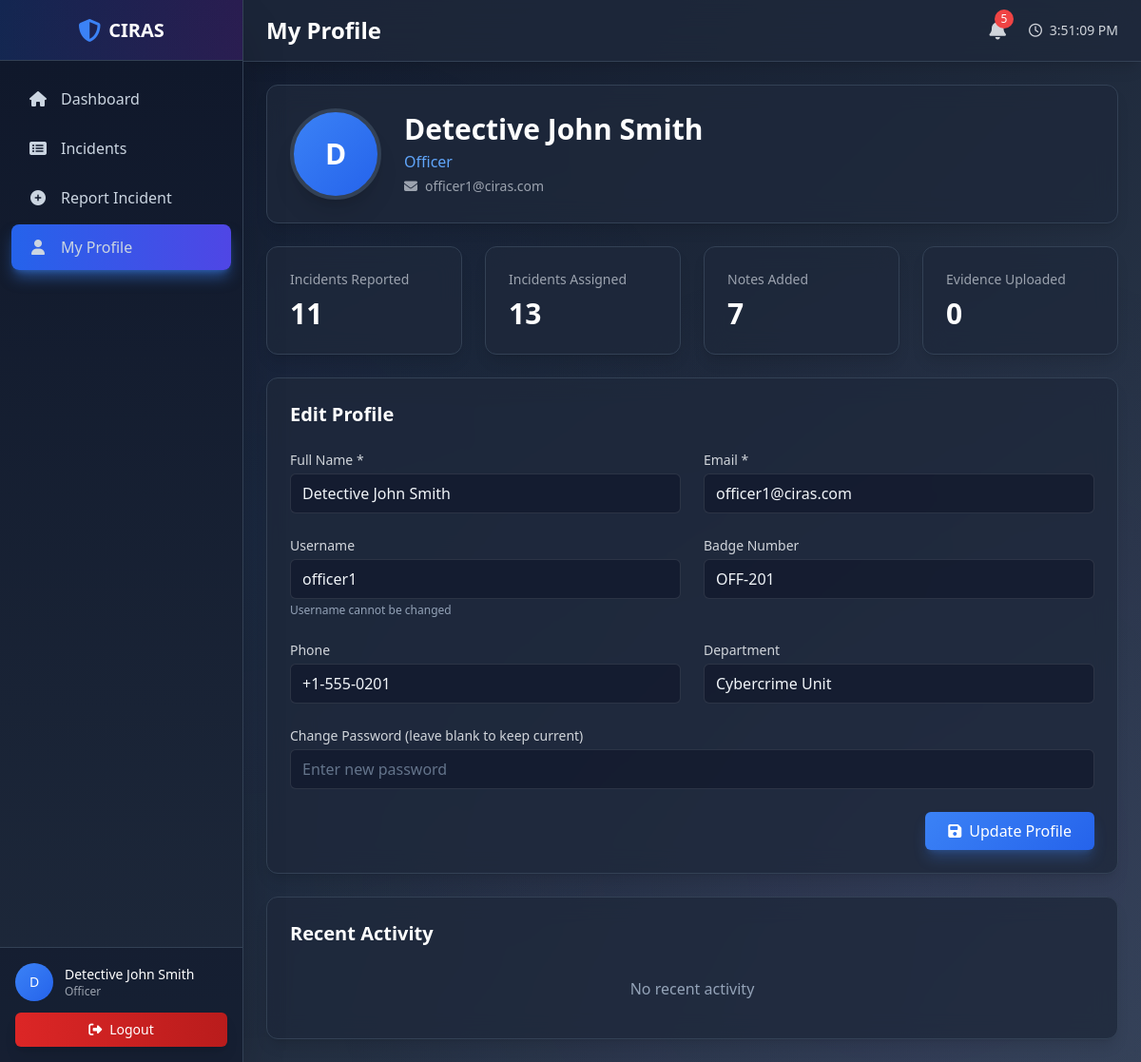
The app's page /profile.php (signed in) with its own data.
### tables this page shows
CREATE TABLE IF NOT EXISTS `users` (
  `user_id` int(11) NOT NULL AUTO_INCREMENT,
  `username` varchar(100) NOT NULL,
  `email` varchar(255) NOT NULL,
  `password_hash` varchar(255) NOT NULL,
  `full_name` varchar(255) NOT NULL,
  `badge_number` varchar(50) DEFAULT NULL,
  `phone` varchar(20) DEFAULT NULL,
  `role_id` int(11) NOT NULL,
  `department` varchar(100) DEFAULT NULL,
  `is_active` tinyint(1) NOT NULL DEFAULT 1,
  `last_login` datetime DEFAULT NULL,
  `created_at` timestamp NOT NULL DEFAULT CURRENT_TIMESTAMP,
  `updated_at` timestamp NOT NULL DEFAULT CURRENT_TIMESTAMP ON UPDATE CURRENT_TIMESTAMP,
  PRIMARY KEY (`user_id`),
  UNIQUE KEY `username` (`username`),
  UNIQUE KEY `email` (`email`),
  KEY `role_id` (`role_id`),
  CONSTRAINT `users_ibfk_1` FOREIGN KEY (`role_id`) REFERENCES `user_roles` (`role_id`)
);

CREATE TABLE IF NOT EXISTS `user_roles` (
  `role_id` int(11) NOT NULL AUTO_INCREMENT,
  `role_name` varchar(50) NOT NULL,
  `role_description` text,
  `created_at` timestamp NOT NULL DEFAULT CURRENT_TIMESTAMP,
  PRIMARY KEY (`role_id`),
  UNIQUE KEY `role_name` (`role_name`)
);

### includes/auth.php (called while the page is built, shortened)
<?php
require_once __DIR__ . '/db.php';
require_once __DIR__ . '/functions.php';
$userId = $_SESSION['user_id'];
$stmt = $pdo->prepare("
    SELECT u.*, ur.role_name
    FROM users u
    INNER JOIN user_roles ur ON u.role_id = ur.role_id
    WHERE u.user_id = ? AND u.is_active = 1
");
$stmt->execute([$userId]);
$currentUser = $stmt->fetch();

### includes/functions.php (called while the page is built, shortened)
<?php
function getUnreadNotificationCount($pdo, $userId) {
    $stmt = $pdo->prepare("SELECT COUNT(*) as count FROM notifications WHERE user_id = ? AND is_read = 0");
    $stmt->execute([$userId]);
    $result = $stmt->fetch();
    return $result['count'] ?? 0;
}
function hasPermission($pdo, $userId, $permissionName) {
    $stmt = $pdo->prepare("
        SELECT ur.role_name
        FROM users u
        INNER JOIN user_roles ur ON u.role_id = ur.role_id
        WHERE u.user_id = ?
    ");
    $stmt->execute([$userId]);
    $roleName = $stmt->fetchColumn();
    $matrix = [
        'Admin' => [
            'create_incident', 'edit_any_incident', 'delete_incident',
            'view_all_incidents', 'view_incidents',
            'upload_evidence', 'assign_cases',
            'generate_reports', 'manage_users'
        ],
        'Officer' => [
            'create_incident', 'edit_assigned_incident',
            'view_assigned_incidents', 'view_incidents',
            'upload_evidence'
        ],
        'Analyst' => [
            'view_all_incidents', 'view_incidents',
            'generate_reports'
        ],
        'Viewer' => [
            'create_incident', 'view_my_incidents', 'view_incidents'
        ]
    ];
    $permissions = $matrix[$roleName] ?? [];
    return in_array($permissionName, $permissions);
}

### profile.php (the view, shortened to what this page needs)
<?php
$pageTitle = 'My Profile';
require_once __DIR__ . '/includes/header.php';
require_once __DIR__ . '/includes/sidebar.php';
$stmt = $pdo->prepare("
    SELECT
        (SELECT COUNT(*) FROM incidents WHERE reported_by = ?) as incidents_reported,
        (SELECT COUNT(*) FROM incidents WHERE assigned_to = ?) as incidents_assigned,
        (SELECT COUNT(*) FROM investigation_notes WHERE user_id = ?) as notes_added,
        (SELECT COUNT(*) FROM incident_evidence WHERE collected_by = ?) as evidence_uploaded
");
$stmt->execute([$currentUser['user_id'], $currentUser['user_id'], $currentUser['user_id'], $currentUser['user_id']]);
$stats = $stmt->fetch();
$stmt = $pdo->prepare("
    SELECT action_type, action_description, created_at
    FROM audit_logs
    WHERE user_id = ?
    ORDER BY created_at DESC
    LIMIT 10
");
$stmt->execute([$currentUser['user_id']]);
$recentActivity = $stmt->fetchAll();
?>
<div class="max-w-4xl mx-auto space-y-6">
    <div class="bg-slate-800/80 backdrop-blur-md rounded-xl shadow-lg p-6 border border-slate-700">
        <div class="flex items-center space-x-6">
            <div class="h-24 w-24 rounded-full bg-blue-600 flex items-center justify-center border-4 border-slate-700 shadow-xl">
                <span class="text-3xl font-bold text-white"><?php echo strtoupper(substr($currentUser['full_name'], 0, 1)); ?></span>
            </div>
            <div>
                <h1 class="text-3xl font-bold text-white"><?php echo htmlspecialchars($currentUser['full_name']); ?></h1>
                <p class="text-blue-400 mt-1 font-medium"><?php echo htmlspecialchars($currentUser['role_name']); ?></p>
                <p class="text-sm text-gray-400 mt-1 flex items-center">
                    <i class="fas fa-envelope mr-2"></i><?php echo htmlspecialchars($currentUser['email']); ?>
                </p>
            </div>
        </div>
    </div>
    <div class="grid grid-cols-1 md:grid-cols-<?php echo ($currentUser['role_name'] === 'Viewer') ? '1' : '4'; ?> gap-6">
        <div class="bg-slate-800/80 backdrop-blur-md rounded-xl shadow-lg p-6 border border-slate-700 hover:border-blue-500/50 transition-all">
            <p class="text-gray-400 text-sm font-medium">Incidents Reported</p>
            <p class="text-3xl font-bold text-white mt-2"><?php echo $stats['incidents_reported']; ?></p>
        </div>
        <?php if ($currentUser['role_name'] !== 'Viewer'): ?>
        <div class="bg-slate-800/80 backdrop-blur-md rounded-xl shadow-lg p-6 border border-slate-700 hover:border-blue-500/50 transition-all">
            <p class="text-gray-400 text-sm font-medium">Incidents Assigned</p>
            <p class="text-3xl font-bold text-white mt-2"><?php echo $stats['incidents_assigned']; ?></p>
        </div>
        <div class="bg-slate-800/80 backdrop-blur-md rounded-xl shadow-lg p-6 border border-slate-700 hover:border-blue-500/50 transition-all">
            <p class="text-gray-400 text-sm font-medium">Notes Added</p>
            <p class="text-3xl font-bold text-white mt-2"><?php echo $stats['notes_added']; ?></p>
        </div>
        <div class="bg-slate-800/80 backdrop-blur-md rounded-xl shadow-lg p-6 border border-slate-700 hover:border-blue-500/50 transition-all">
            <p class="text-gray-400 text-sm font-medium">Evidence Uploaded</p>
            <p class="text-3xl font-bold text-white mt-2"><?php echo $stats['evidence_uploaded']; ?></p>
        </div>
        <?php endif; ?>
    </div>
    <div class="bg-slate-800/80 backdrop-blur-md rounded-xl shadow-lg p-6 border border-slate-700">
        <h2 class="text-xl font-semibold text-white mb-6">Edit Profile</h2>
        <form method="POST" action="" class="space-y-6">
            <div class="grid grid-cols-1 md:grid-cols-2 gap-6">
                <div>
                    <label class="block text-sm font-medium text-gray-300 mb-1">Full Name *</label>
                    <input type="text" name="full_name" required
                           value="<?php echo htmlspecialchars($currentUser['full_name']); ?>"
                           class="w-full px-3 py-2 bg-slate-900 border border-slate-600 rounded-md text-white focus:ring-blue-500 focus:border-blue-500 placeholder-gray-500">
                </div>
                <div>
                    <label class="block text-sm font-medium text-gray-300 mb-1">Email *</label>
                    <input type="email" name="email" required
                           value="<?php echo htmlspecialchars($currentUser['email']); ?>"
                           class="w-full px-3 py-2 bg-slate-900 border border-slate-600 rounded-md text-white focus:ring-blue-500 focus:border-blue-500 placeholder-gray-500">
                </div>
                <div>
                    <label class="block text-sm font-medium text-gray-300 mb-1">Username</label>
                    <input type="text" value="<?php echo htmlspecialchars($currentUser['username']); ?>"
                           disabled
                           class="w-full px-3 py-2 bg-slate-700 border border-slate-600 rounded-md text-gray-400 cursor-not-allowed">
                    <p class="text-xs text-gray-500 mt-1">Username cannot be changed</p>
                </div>
                <div>
                    <label class="block text-sm font-medium text-gray-300 mb-1">Badge Number</label>
                    <input type="text" name="badge_number"
                           value="<?php echo htmlspecialchars($currentUser['badge_number'] ?? ''); ?>"
                           class="w-full px-3 py-2 bg-slate-900 border border-slate-600 rounded-md text-white focus:ring-blue-500 focus:border-blue-500 placeholder-gray-500">
                </div>
                <div>
                    <label class="block text-sm font-medium text-gray-300 mb-1">Phone</label>
                    <input type="text" name="phone"
                           value="<?php echo htmlspecialchars($currentUser['phone'] ?? ''); ?>"
                           class="w-full px-3 py-2 bg-slate-900 border border-slate-600 rounded-md text-white focus:ring-blue-500 focus:border-blue-500 placeholder-gray-500">
                </div>
                <div>
                    <label class="block text-sm font-medium text-gray-300 mb-1">Department</label>
                    <input type="text" name="department"
                           value="<?php echo htmlspecialchars($currentUser['department'] ?? ''); ?>"
                           class="w-full px-3 py-2 bg-slate-900 border border-slate-600 rounded-md text-white focus:ring-blue-500 focus:border-blue-500 placeholder-gray-500">
                </div>
                <div class="md:col-span-2">
                    <label class="block text-sm font-medium text-gray-300 mb-1">Change Password (leave blank to keep current)</label>
                    <input type="password" name="password"
                           class="w-full px-3 py-2 bg-slate-900 border border-slate-600 rounded-md text-white focus:ring-blue-500 focus:border-blue-500 placeholder-gray-500"
                           placeholder="Enter new password">
                </div>
            </div>
            <div class="flex justify-end">
                <button type="submit" class="px-6 py-2 bg-blue-600 text-white rounded-md hover:bg-blue-700 transition-all shadow-lg shadow-blue-500/30">
                    <i class="fas fa-save mr-2"></i>Update Profile
                </button>
            </div>
        </form>
    </div>
    <div class="bg-slate-800/80 backdrop-blur-md rounded-xl shadow-lg p-6 border border-slate-700">
        <h2 class="text-xl font-semibold text-white mb-4">Recent Activity</h2>
        <div class="space-y-3">
            <?php if (empty($recentActivity)): ?>
            <p class="text-gray-500 text-center py-4">No recent activity</p>
            <?php endif; ?>
        </div>
    </div>
</div>
<?php require_once __DIR__ . '/includes/footer.php'; ?>

### includes/sidebar.php (shortened to what this page needs)
<?php
require_once __DIR__ . '/auth.php';
$unreadCount = getUnreadNotificationCount($pdo, $currentUser['user_id']);
$currentPage = basename($_SERVER['PHP_SELF']);
?>
<aside class="fixed left-0 top-0 z-40 h-screen w-64 bg-gradient-to-b from-slate-900 to-slate-800 text-white transition-transform border-r border-slate-700 shadow-2xl" id="sidebar">
    <div class="flex h-full flex-col">
        <div class="flex h-16 items-center justify-center border-b border-slate-700 bg-gradient-to-r from-blue-600/20 to-purple-600/20">
            <div class="flex items-center space-x-2">
                <i class="fas fa-shield-alt text-2xl text-blue-500"></i>
                <span class="text-xl font-bold">CIRAS</span>
            </div>
        </div>
        <nav class="flex-1 space-y-1 px-3 py-4 overflow-y-auto">
            <a href="dashboard.php" class="nav-item <?php echo $currentPage == 'dashboard.php' ? 'bg-gradient-to-r from-blue-600 to-indigo-600 shadow-lg shadow-blue-500/50' : 'hover:bg-slate-800/50'; ?>">
                <i class="fas fa-home"></i>
                <span>Dashboard</span>
            </a>
            <?php if ($currentUser['role_name'] !== 'Viewer'): ?>
            <a href="incidents.php" class="nav-item <?php echo $currentPage == 'incidents.php' ? 'bg-gradient-to-r from-blue-600 to-indigo-600 shadow-lg shadow-blue-500/50' : 'hover:bg-slate-800/50'; ?>">
                <i class="fas fa-list-alt"></i>
                <span>Incidents</span>
            </a>
            <?php endif; ?>
            <?php if (hasPermission($pdo, $currentUser['user_id'], 'create_incident')): ?>
            <a href="add-incident.php" class="nav-item <?php echo $currentPage == 'add-incident.php' ? 'bg-gradient-to-r from-blue-600 to-indigo-600 shadow-lg shadow-blue-500/50' : 'hover:bg-slate-800/50'; ?>">
                <i class="fas fa-plus-circle"></i>
                <span>Report Incident</span>
            </a>
            <?php endif; ?>
            <a href="profile.php" class="nav-item <?php echo $currentPage == 'profile.php' ? 'bg-gradient-to-r from-blue-600 to-indigo-600 shadow-lg shadow-blue-500/50' : 'hover:bg-slate-800/50'; ?>">
                <i class="fas fa-user"></i>
                <span>My Profile</span>
            </a>
        </nav>
        <div class="border-t border-slate-700 p-4 bg-slate-900/50">
            <div class="flex items-center space-x-3">
                <div class="flex-shrink-0">
                    <div class="h-10 w-10 rounded-full bg-blue-600 flex items-center justify-center">
                        <span class="text-sm font-medium"><?php echo strtoupper(substr($currentUser['full_name'], 0, 1)); ?></span>
                    </div>
                </div>
                <div class="flex-1 min-w-0">
                    <p class="text-sm font-medium truncate"><?php echo htmlspecialchars($currentUser['full_name']); ?></p>
                    <p class="text-xs text-gray-400 truncate"><?php echo htmlspecialchars($currentUser['role_name']); ?></p>
                </div>
            </div>
            <a href="logout.php" class="mt-3 block w-full rounded-md bg-gradient-to-r from-red-600 to-red-700 px-3 py-2 text-center text-sm font-medium text-white hover:from-red-700 hover:to-red-800 shadow-lg transition-all">
                <i class="fas fa-sign-out-alt mr-2"></i>Logout
            </a>
        </div>
    </div>
</aside>
<div class="lg:ml-64">
    <header class="sticky top-0 z-30 bg-slate-800/80 backdrop-blur-lg border-b border-slate-700 shadow-lg">
        <div class="flex h-16 items-center justify-between px-4 lg:px-6">
            <div class="flex items-center space-x-4">
                <h1 class="text-2xl font-bold text-white"><?php echo isset($pageTitle) ? $pageTitle : 'Dashboard'; ?></h1>
            </div>
            <div class="flex items-center space-x-4">
                <div class="relative">
                    <button id="notifications-btn" class="relative rounded-full p-2 text-gray-300 hover:bg-slate-700 cursor-pointer transition-all hover:text-white">
                        <i class="fas fa-bell text-xl"></i>
                        <?php if ($unreadCount > 0): ?>
                        <span class="absolute top-0 right-0 h-5 w-5 rounded-full bg-red-500 text-xs text-white flex items-center justify-center"><?php echo $unreadCount; ?></span>
                        <?php endif; ?>
                    </button>
                </div>
                <div class="text-sm text-gray-300">
                    <i class="far fa-clock mr-1"></i>
                    <span id="current-time"></span>
                </div>
            </div>
        </div>
    </header>
    <main class="p-4 lg:p-6 pb-20">

### records on screen
users: full_name "D", full_name "Detective John Smith", role.role_name "Officer", email "officer1@ciras.com", username "officer1", badge_number "OFF-201", phone "+1-555-0201", department "Cybercrime Unit"

### other values on screen
$pageTitle "My Profile"
$unreadCount "5"
$stats['incidents_reported'] "11"
$stats['incidents_assigned'] "13"
$stats['notes_added'] "7"
$stats['evidence_uploaded'] "0"
